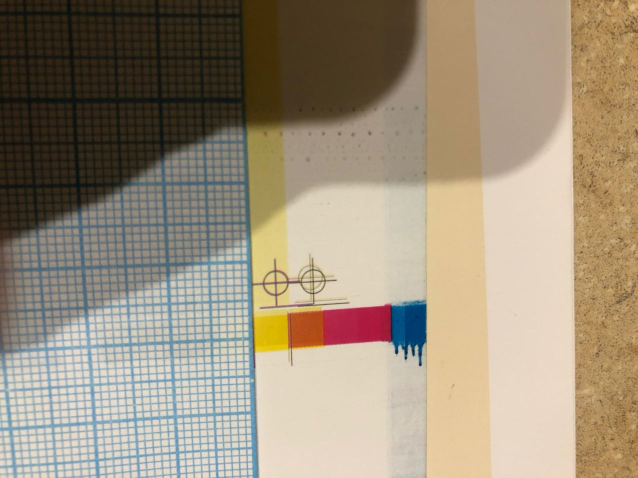
#> input picture images/2020-11-11 01.28.39.jpg, 1276 x 956 px (shown at 1/2 size)
$ python -i recognition.py   (imports and definitions only)
#> lines starting #> are read from the running program, lines starting #| are printed output that depends on the picture; after the words box and inside, x2 and y2 are one past the last pixel; in counts of white or black regions, pixels touching at a corner belong together
import cv2
import numpy as np
from collections import defaultdict
import sys
from .lines import distance_between_two_points, find_lines_between_points

import time

def cv_size(img):
  return tuple(img.shape[1::-1])

# [92 lines left out: functions detect_circles, filter_circles_not_in_center, detect_lines, not called in this run]


def detect_lines_and_intersections(image):
  img = image.copy()
  imgGray = cv2.cvtColor(img, cv2.COLOR_BGR2GRAY)

  blur = cv2.medianBlur(imgGray, 5)
  # edges = cv2.Canny(blur, 20, 45)

  adapt_type = cv2.ADAPTIVE_THRESH_GAUSSIAN_C
  thresh_type = cv2.THRESH_BINARY_INV
  bin_img = cv2.adaptiveThreshold(blur, 255, adapt_type, thresh_type, 11, 2)

  lines = cv2.HoughLines(bin_img, 1, np.pi/180, 800)

  img_with_segmented_lines = np.copy(img)

  if lines is not None:
    # Cluster line angles into 2 groups (vertical and horizontal)
    segmented = segment_by_angle_kmeans(lines, 2)

    intersections = segmented_intersections(segmented)

    vertical_lines = segmented[1]
    drawLines(img_with_segmented_lines, vertical_lines, (0,255,0))

    horizontal_lines = segmented[0]
    drawLines(img_with_segmented_lines, horizontal_lines, (0,255,255))

    for point in intersections:
      pt = (point[0][0], point[0][1])
      length = 5
      cv2.line(img_with_segmented_lines, (pt[0], pt[1]-length), (pt[0], pt[1]+length), (255, 0, 255), 2) # vertical line
      cv2.line(img_with_segmented_lines, (pt[0]-length, pt[1]), (pt[0]+length, pt[1]), (255, 0, 255), 2)

  return img_with_segmented_lines


def segment_by_angle_kmeans(lines, k=2, **kwargs):

  # Define criteria = (type, max_iter, epsilon)
  default_criteria_type = cv2.TERM_CRITERIA_EPS + cv2.TERM_CRITERIA_MAX_ITER
  criteria = kwargs.get('criteria', (default_criteria_type, 10, 1.0))

  flags = kwargs.get('flags', cv2.KMEANS_RANDOM_CENTERS)
  attempts = kwargs.get('attempts', 10)

  # Get angles in [0, pi] radians
  angles = np.array([line[0][1] for line in lines])

  # Multiply the angles by two and find coordinates of that angle on the Unit Circle
  pts = np.array([[np.cos(2*angle), np.sin(2*angle)] for angle in angles], dtype=np.float32)

  # Run k-means
  if sys.version_info[0] == 2:
      # python 2.x
      ret, labels, centers = cv2.kmeans(pts, k, criteria, attempts, flags)
  else:
      # python 3.x, syntax has changed.
      labels, centers = cv2.kmeans(pts, k, None, criteria, attempts, flags)[1:]

  labels = labels.reshape(-1) # Transpose to row vector

  # Segment lines based on their label of 0 or 1
  segmented = defaultdict(list)
  for i, line in zip(range(len(lines)), lines):
      segmented[labels[i]].append(line)

  segmented = list(segmented.values())
  print("Segmented lines into two groups: %d, %d" % (len(segmented[0]), len(segmented[1])))

  return segmented


def intersection(line1, line2):
  rho1, theta1 = line1[0]
  rho2, theta2 = line2[0]
  A = np.array([[np.cos(theta1), np.sin(theta1)], [np.cos(theta2), np.sin(theta2)]])
  b = np.array([[rho1], [rho2]])
  x0, y0 = np.linalg.solve(A, b)
  x0, y0 = int(np.round(x0)), int(np.round(y0))

  return [[x0, y0]]


def segmented_intersections(lines):
  intersections = []
  for i, group in enumerate(lines[:-1]):
    for next_group in lines[i+1:]:
      for line1 in group:
        for line2 in next_group:
          intersections.append(intersection(line1, line2))

  return intersections


def drawLines(img, lines, color=(0,0,255)):
  for line in lines:
    for rho,theta in line:
      a = np.cos(theta)
      b = np.sin(theta)
      x0 = a*rho
      y0 = b*rho
      x1 = int(x0 + 1000*(-b))
      y1 = int(y0 + 1000*(a))
      x2 = int(x0 - 1000*(-b))
      y2 = int(y0 - 1000*(a))
      cv2.line(img, (x1,y1), (x2,y2), color, 2)

>>> import cv2
>>> picture = cv2.imread('../images/2020-11-11 01.28.39.jpg')
#> picture is the input picture: shape (956, 1276, 3); mean B, G, R 123.6, 144, 157.1
>>> result = detect_lines_and_intersections(picture)
#> in detect_lines_and_intersections, `imgGray = cv2.cvtColor(img, cv2.COLOR_BGR2GRAY)`:
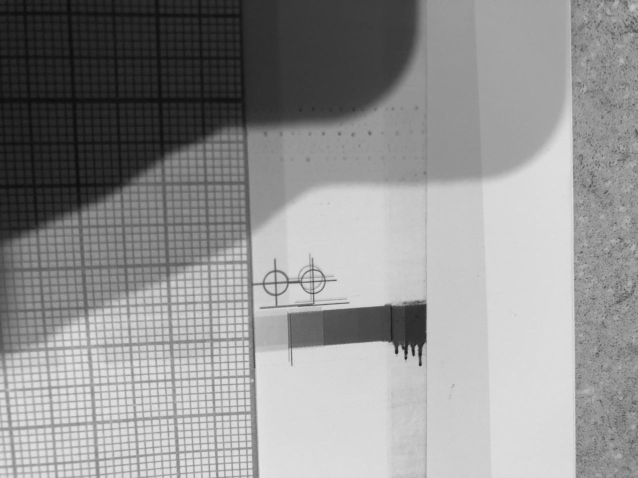
#> imgGray: shape (956, 1276) (shown at 1/2 size); min 10, max 230, mean 145.6
#> in detect_lines_and_intersections, `bin_img = cv2.adaptiveThreshold(blur, 255, adapt_type, thresh_type, 11..`:
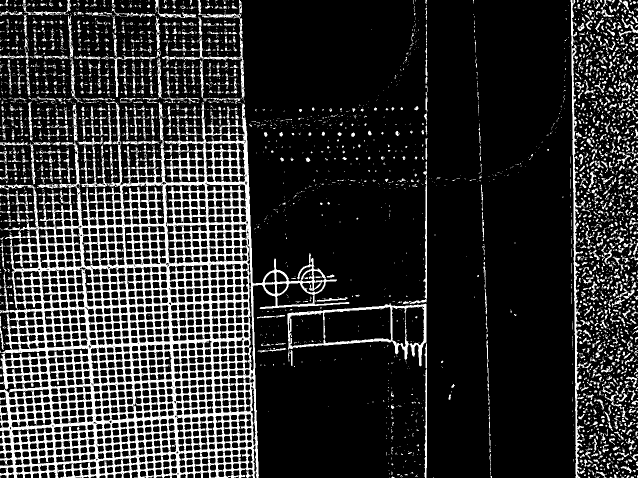
#> bin_img: shape (956, 1276) (shown at 1/2 size); 18.1% white; 4060 white regions (3144 under 20 px), largest, box (x1, y1, x2, y2) and area: (0, 202, 699, 956) 142561, (1141, 0, 1170, 956) 5035, (574, 607, 853, 733) 4699
#> in detect_lines_and_intersections, `lines = cv2.HoughLines(bin_img, 1, np.pi/180, 800)`: lines = [[-399, 3.11], [-481, 3.11], [852, 0]]
#> in segment_by_angle_kmeans, `angles = np.array([line[0][1] for line in lines])`: angles = [3.11, 3.11, 0]
#> in segment_by_angle_kmeans, `pts = np.array([[np.cos(2*angle), np.sin(2*angle)] for angle in angles..`: pts = [[0.998, -0.0698], [0.998, -0.0698], [1, 0]]
#> in segment_by_angle_kmeans, `labels, centers = cv2.kmeans(pts, k, None, criteria, attempts, flags)[..`: labels = [1, 1, 0]; centers = [[1, 0], [0.998, -0.0698]]
#> the loop in segment_by_angle_kmeans, `for i, line in zip(range(len(lines)), lines):` made 3 passes
#> in detect_lines_and_intersections, `segmented = segment_by_angle_kmeans(lines, 2)`: segmented = [[[[-399, 3.11]], [[-481, 3.11]]], [[[852, 0]]]]
#> the loop in segmented_intersections, `for i, group in enumerate(lines[:-1]):` made 1 pass
#> group on pass 1: [[[-399, 3.11]], [[-481, 3.11]]]
#> after the loop in segmented_intersections, `for i, group in enumerate(lines[:-1]):`: intersections = [[[852, 12965]], [[852, 10616]]]
#> in detect_lines_and_intersections, `vertical_lines = segmented[1]`: vertical_lines = [[[852, 0]]]
#> the loop in drawLines, `for line in lines:` made 1 pass
#> in detect_lines_and_intersections, `horizontal_lines = segmented[0]`: horizontal_lines = [[[-399, 3.11]], [[-481, 3.11]]]
#> call 2 of drawLines, with color = (0, 255, 255)
#> the loop in drawLines (call 2), `for line in lines:` made 2 passes
#> after the loop in drawLines (call 2), `for line in lines:`:
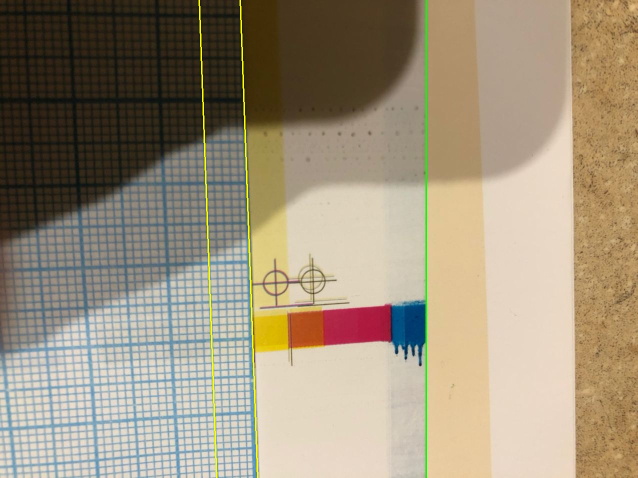
#> img: shape (956, 1276, 3) (shown at 1/2 size); mean B, G, R 122.8, 145, 157.5
#> the loop in detect_lines_and_intersections, `for point in intersections:` made 2 passes
#> (pt, length) on passes 1 to 2: ((852, 12965), 5), ((852, 10616), 5)

$ run again, on images/example.jpg
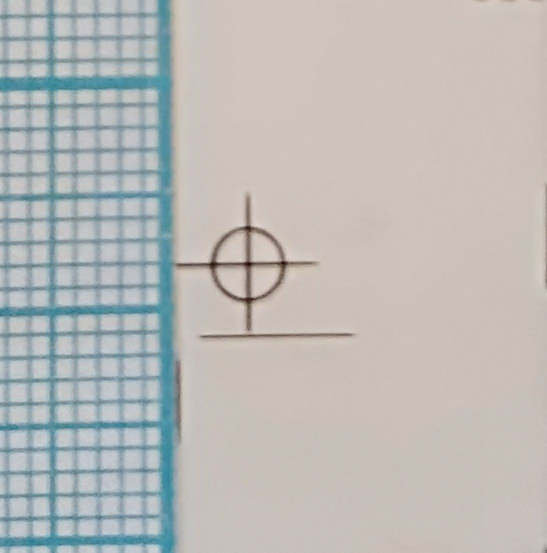
#> input picture images/example.jpg, 1094 x 1105 px (shown at 1/2 size)
#> picture is the input picture: shape (1105, 1094, 3); mean B, G, R 183.1, 185.2, 186.2
#> in detect_lines_and_intersections, `imgGray = cv2.cvtColor(img, cv2.COLOR_BGR2GRAY)`:
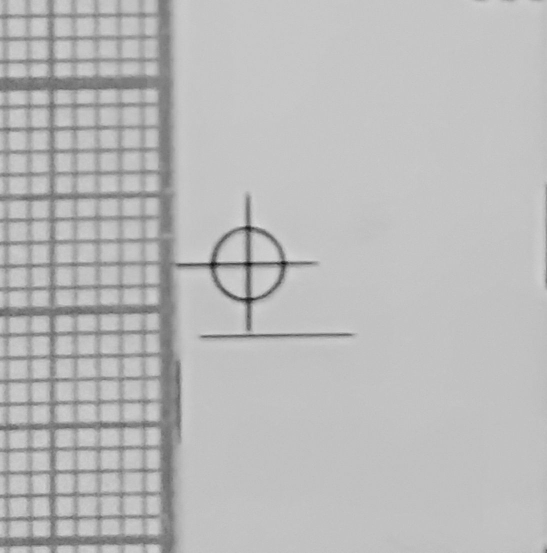
#> imgGray: shape (1105, 1094) (shown at 1/2 size); min 9, max 220, mean 185.4
#> in detect_lines_and_intersections, `bin_img = cv2.adaptiveThreshold(blur, 255, adapt_type, thresh_type, 11..`:
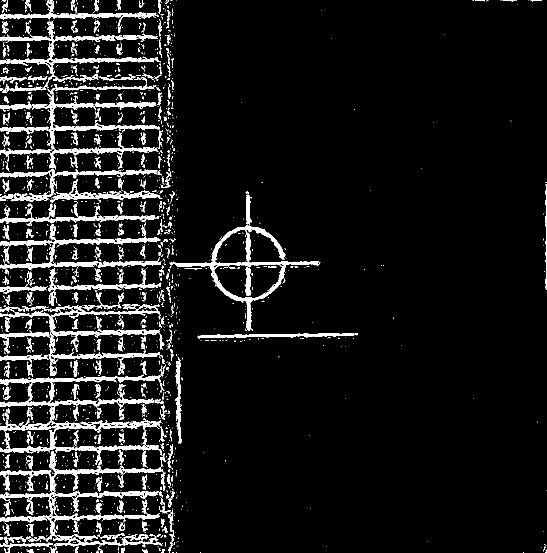
#> bin_img: shape (1105, 1094) (shown at 1/2 size); 8.3% white; 2085 white regions (1769 under 20 px), largest, box (x1, y1, x2, y2) and area: (0, 731, 329, 912) 11236, (0, 981, 326, 1093) 7445, (0, 608, 326, 729) 6282
#> lines = None

$ run again, on images/new1.jpg
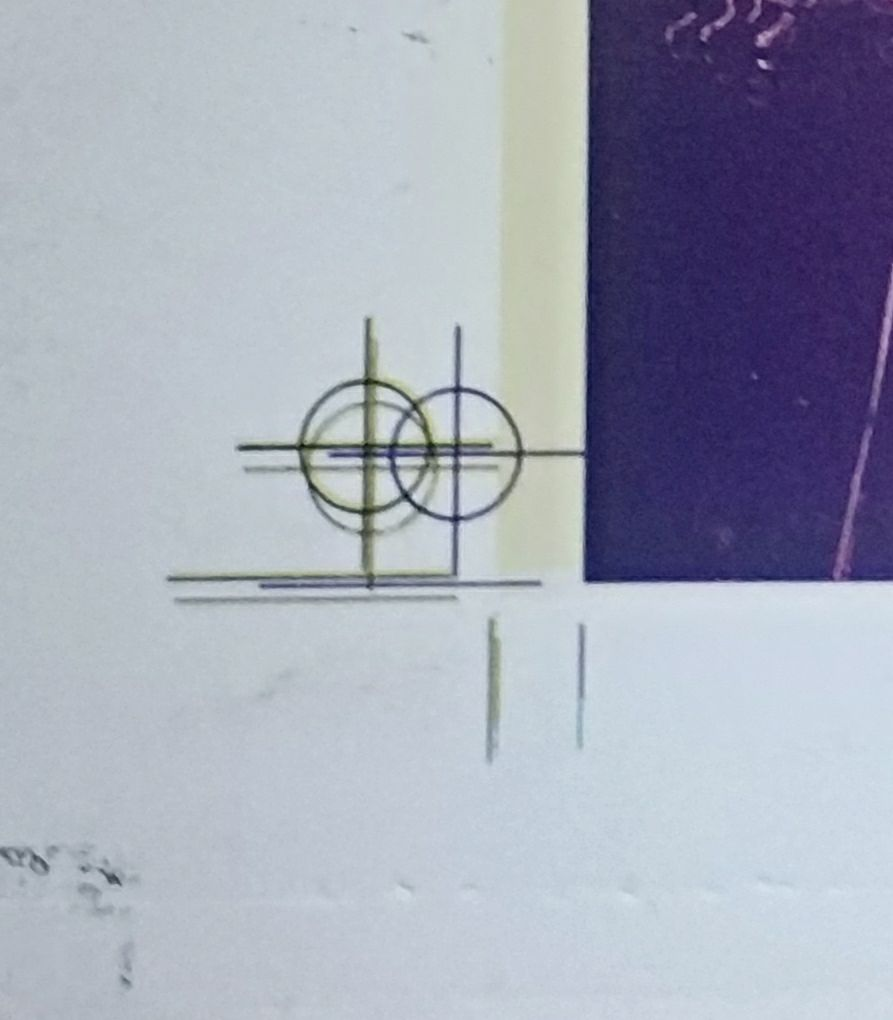
#> input picture images/new1.jpg, 893 x 1020 px
#> picture is the input picture: shape (1020, 893, 3); mean B, G, R 183.2, 167.7, 162.8
#> in detect_lines_and_intersections, `imgGray = cv2.cvtColor(img, cv2.COLOR_BGR2GRAY)`:
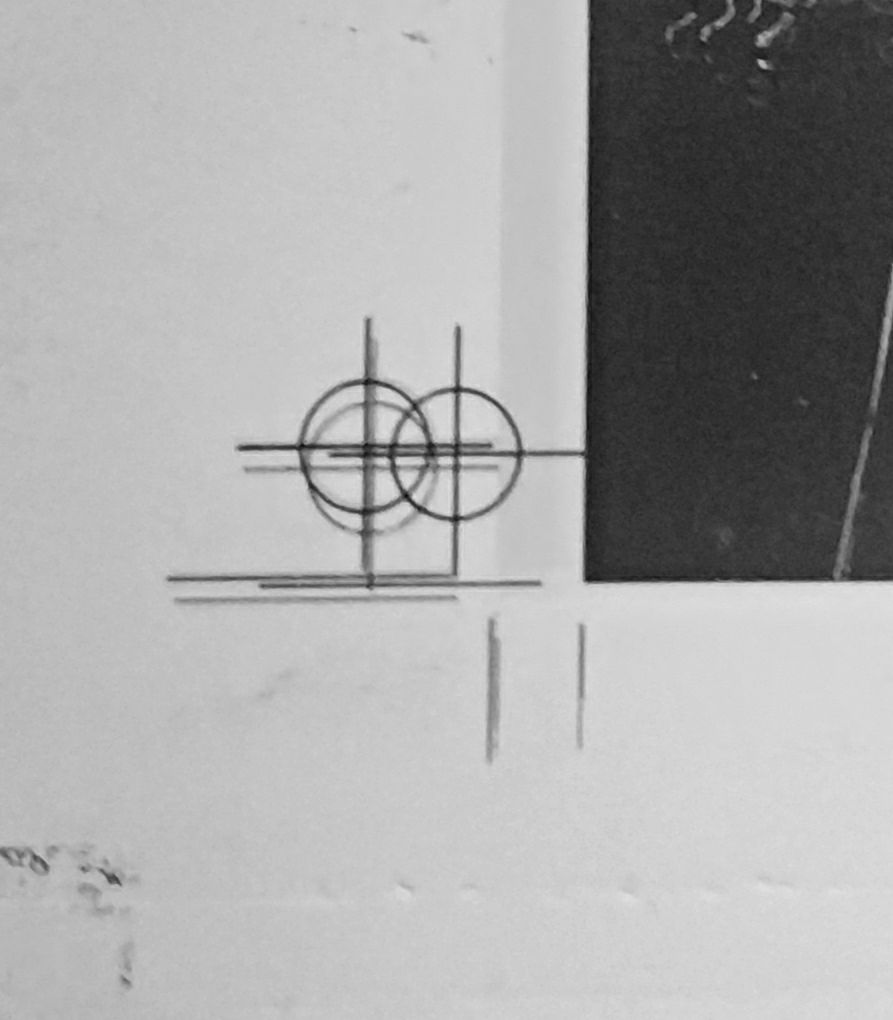
#> imgGray: shape (1020, 893); min 4, max 225, mean 168
#> in detect_lines_and_intersections, `bin_img = cv2.adaptiveThreshold(blur, 255, adapt_type, thresh_type, 11..`:
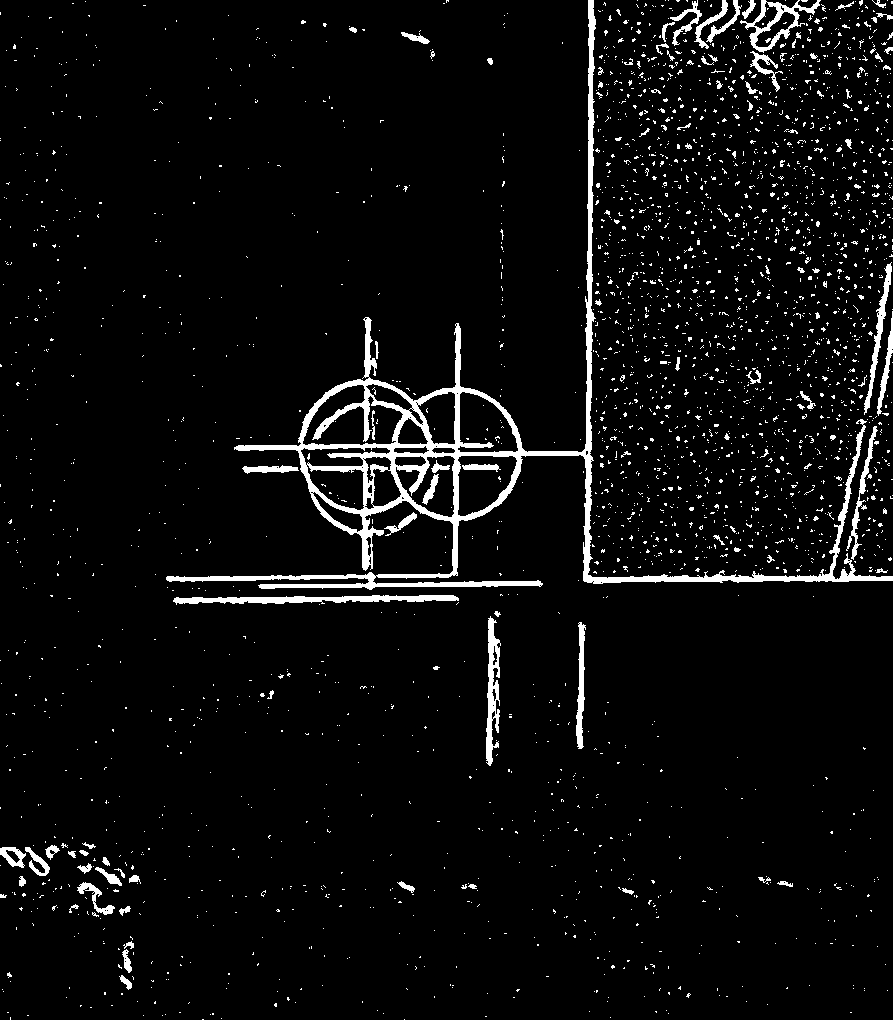
#> bin_img: shape (1020, 893); 4.7% white; 2826 white regions (2714 under 20 px), largest, box (x1, y1, x2, y2) and area: (166, 0, 893, 590) 19141, (173, 595, 459, 605) 1612, (486, 616, 501, 766) 1197
#> lines = None
